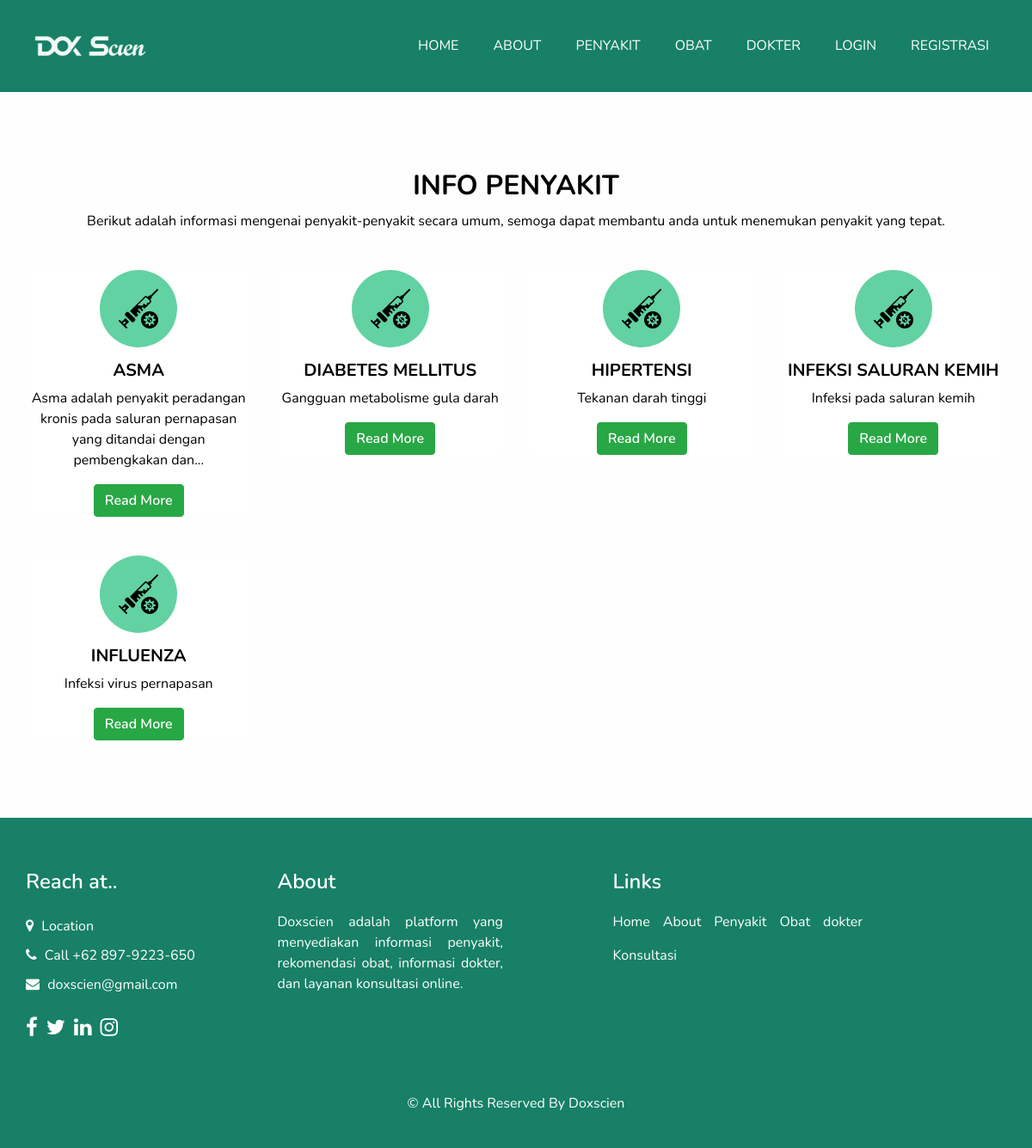
Screenshot of /penyakit.php with the database file from the repository.
### tables this page shows
CREATE TABLE `penyakit` (
  `id_penyakit` int(11) NOT NULL,
  `nama_penyakit` varchar(100) NOT NULL,
  `deskripsi_penyakit` text NOT NULL,
  `id_obat` int(11) NOT NULL
);

### penyakit.php (the view, shortened to what this page needs)
<?php
  require_once 'koneksi.php';
  $penyakit = mysqli_query($koneksi, "SELECT * FROM penyakit ORDER BY nama_penyakit ASC");
?>
<!DOCTYPE html>
<html>
<head>
  <?php include_once 'include/head.php'; ?>
</head>
<body class="sub_page">
  <div class="hero_area">
    <?php include_once 'include/header.php'; ?>
  </div>
  <section class="department_section layout_padding">
    <div class="department_container">
      <div class="container ">
        <div class="heading_container heading_center">
          <h2>
            Info Penyakit
          </h2>
          <p>
           Berikut adalah informasi mengenai penyakit-penyakit secara umum, semoga dapat membantu anda untuk menemukan penyakit yang tepat.
          </p>
        </div>
        <div class="row">
          <?php foreach ($penyakit as $data_penyakit): ?>
            <div class="col-md-3">
              <div class="box ">
                <div class="img-box">
                  <img src="assets/images/penyakit.png" alt="">
                </div>
                <div class="detail-box">
                  <h5>
                    <?= $data_penyakit['nama_penyakit']; ?>
                  </h5>
                  <p>
                    <?php $deskripsi_penyakit = strip_tags(html_entity_decode($data_penyakit['deskripsi_penyakit'])); ?>
                    <?= strlen($deskripsi_penyakit) > 100 ? substr($deskripsi_penyakit, 0, 100) . "..." : $deskripsi_penyakit; ?>
                  </p>
                  <a href="detail_penyakit.php?id_penyakit=<?= $data_penyakit['id_penyakit']; ?>" class="btn btn-success text-white">Read More</a>
                </div>
              </div>
            </div>
          <?php endforeach ?>
        </div>
      </div>
    </div>
  </section>
  <?php include_once 'include/footer.php' ?>
</body>
</html>

### assets/css/style.css (style rules this page uses)
body { font-family: 'Nunito', sans-serif; color: #000000; background-color: #fefefe; overflow-x: hidden; }
.layout_padding { padding: 90px 0; }
.heading_container { display: -webkit-box; display: -ms-flexbox; display: flex; -webkit-box-orient: vertical; -webkit-box-direction: normal; -ms-flex-direction: column; flex-direction: column; -webkit-box-align: start; -ms-flex-align: start; align-items: flex-start; }
.heading_container h2 { position: relative; font-weight: bold; margin-bottom: 0; text-transform: uppercase; }
.heading_container p { margin-top: 10px; margin-bottom: 0; }
.heading_container.heading_center { -webkit-box-align: center; -ms-flex-align: center; align-items: center; text-align: center; }
a, a:hover, a:focus { text-decoration: none; }
.btn, .btn:focus { outline: none !important; -webkit-box-shadow: none; box-shadow: none; }
.hero_area { position: relative; min-height: 100vh; display: -webkit-box; display: -ms-flexbox; display: flex; -webkit-box-orient: vertical; -webkit-box-direction: normal; -ms-flex-direction: column; flex-direction: column; }
.sub_page .hero_area { min-height: auto; background-color: #178066; }
.department_section { position: relative; }
.department_section .box { display: -webkit-box; display: -ms-flexbox; display: flex; -webkit-box-orient: vertical; -webkit-box-direction: normal; -ms-flex-direction: column; flex-direction: column; -webkit-box-align: center; -ms-flex-align: center; align-items: center; margin-top: 45px; background-color: #ffffff; border-radius: 5px; text-align: center; }
.department_section .box .img-box { width: 90px; height: 90px; margin-bottom: 15px; background-color: #62d2a2; border-radius: 100%; display: -webkit-box; display: -ms-flexbox; display: flex; -webkit-box-pack: center; -ms-flex-pack: center; justify-content: center; -webkit-box-align: center; -ms-flex-align: center; align-items: center; }
.department_section .box .img-box img { max-width: 55px; max-height: 55px; -webkit-transition: all 0.3s; transition: all 0.3s; }
.department_section .box .detail-box h5 { font-weight: bold; text-transform: uppercase; }
.department_section .box .detail-box a { color: #1fab89; font-weight: 600; }

### assets/css/responsive.css (style rules this page uses)
@media (min-width: 1200px) { .container { max-width: 1170px; } }

### rows the page displays
penyakit: nama_penyakit "ASMA", deskripsi_penyakit "Asma adalah penyakit peradangan kronis pada saluran pernapasan yang ditandai dengan pembengkakan dan"
penyakit: nama_penyakit "DIABETES MELLITUS", deskripsi_penyakit "Gangguan metabolisme gula darah"
penyakit: nama_penyakit "HIPERTENSI", deskripsi_penyakit "Tekanan darah tinggi"
penyakit: nama_penyakit "INFEKSI SALURAN KEMIH", deskripsi_penyakit "Infeksi pada saluran kemih"
penyakit: nama_penyakit "INFLUENZA", deskripsi_penyakit "Infeksi virus pernapasan"
